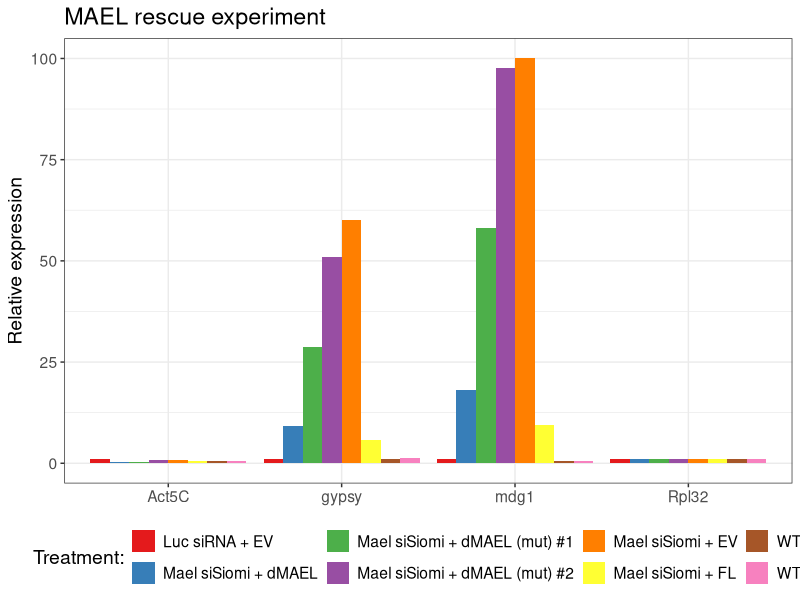
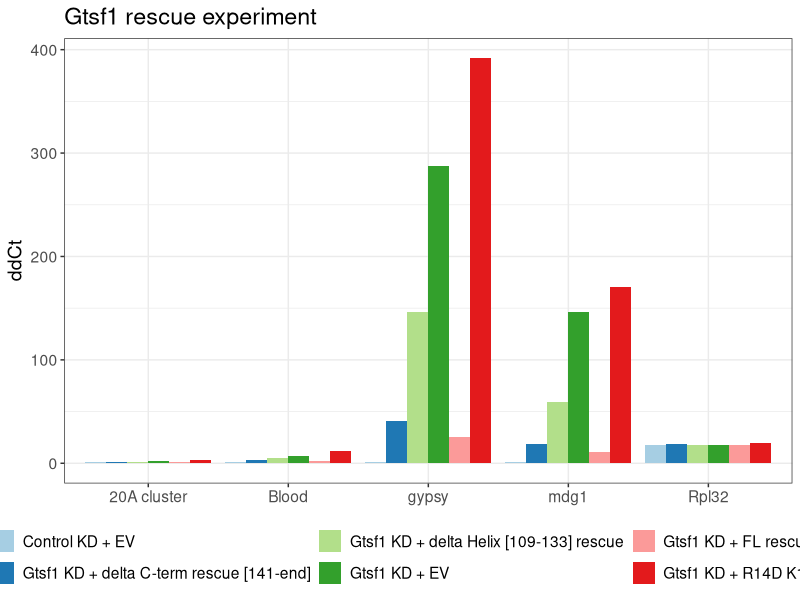
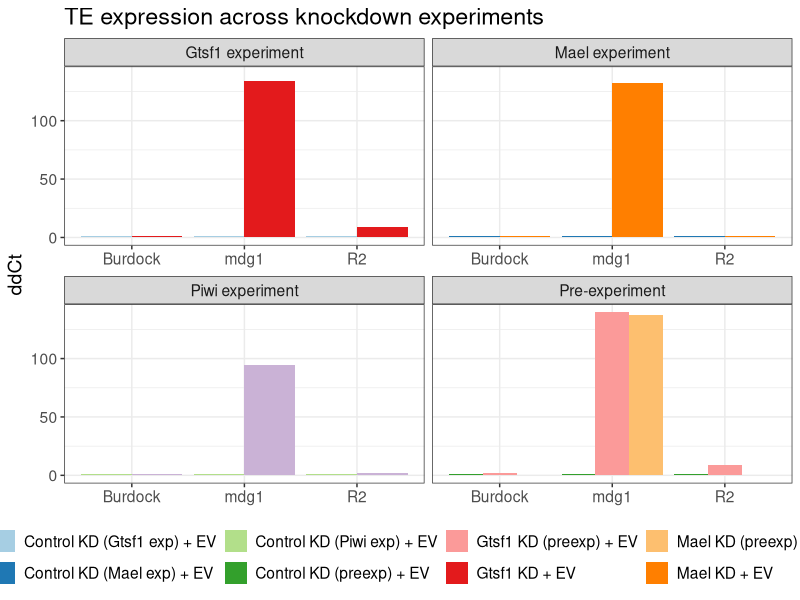

Here is the R script that generated these plots, in order:
# qPCR plotting
# Expected columns:
# TE = gene / transposable element
# treatment = experimental condition
# value = relative expression / ddCt
#
# Optional:
# experiment = experiment name, used for faceting

library(ggplot2)


# reusable plotting function
plot_qpcr <- function(data,
                      title = NULL,
                      y_label = "Relative expression",
                      palette = "Paired",
                      facet = FALSE) {
  
  p <- ggplot(
    data,
    aes(
      x = TE,
      y = value,
      fill = treatment
    )
  ) +
    geom_col(
      position = "dodge"
    ) +
    theme_bw() +
    scale_fill_brewer(
      palette = palette
    ) +
    labs(
      title = title,
      x = NULL,
      y = y_label,
      fill = "Treatment:"
    ) +
    theme(
      text = element_text(size = 14),
      legend.position = "bottom"
    )
  
  # split by experiment if this column is present
  if (facet && "experiment" %in% names(data)) {
    p <- p +
      facet_wrap(
        ~ experiment,
        scales = "free_x"
      )
  }
  
  return(p)
}


# ------------------------------------------------------------------
# MAEL rescue experiment
# ------------------------------------------------------------------

treatments_mael <- c(
  "Luc siRNA + EV",
  "WT #1",
  "WT #2",
  "Mael siSiomi + FL",
  "Mael siSiomi + dMAEL",
  "Mael siSiomi + dMAEL (mut) #1",
  "Mael siSiomi + dMAEL (mut) #2",
  "Mael siSiomi + EV"
)


qPCR_mael <- data.frame(
  
  TE = rep(
    c(
      "mdg1",
      "gypsy",
      "Act5C",
      "Rpl32"
    ),
    each = length(treatments_mael)
  ),
  
  treatment = rep(
    treatments_mael,
    times = 4
  ),
  
  value = c(
    
    # mdg1
    1, 0.547, 0.636, 9.39, 18.2, 58, 97.7, 100,
    
    # gypsy
    1, 0.945, 1.3, 5.67, 9.09, 28.6, 51, 60,
    
    # Act5C
    1, 0.64, 0.6, 0.55, 0.33, 0.32, 0.83, 0.78,
    
    # Rpl32
    1, 1, 1, 1, 1, 1, 1, 1
  )
)


plot_qpcr(
  qPCR_mael,
  title = "MAEL rescue experiment",
  y_label = "Relative expression",
  palette = "Set1"
)


# ------------------------------------------------------------------
# Gtsf1 rescue experiment
# ------------------------------------------------------------------

treatments_gtsf1 <- c(
  "Control KD + EV",
  "Gtsf1 KD + FL rescue",
  "Gtsf1 KD + EV",
  "Gtsf1 KD + delta Helix [109-133] rescue",
  "Gtsf1 KD + delta C-term rescue [141-end]",
  "Gtsf1 KD + R14D K15D K16D R25D rescue"
)


qPCR_gtsf1 <- data.frame(
  
  TE = rep(
    c(
      "mdg1",
      "gypsy",
      "Act5C",
      "Rpl32",
      "20A cluster",
      "Blood"
    ),
    each = length(treatments_gtsf1)
  ),
  
  treatment = rep(
    treatments_gtsf1,
    times = 6
  ),
  
  value = c(
    
    # mdg1
    1, 10.9, 146.3, 59.7, 18.5, 170.9,
    
    # gypsy
    1, 25.1, 287.7, 146.1, 40.4, 391.5,
    
    # Act5C
    1, 1.15, 0.8, 0.8, 0.14, 0.21,
    
    # Rpl32
    17.79, 18.1, 18.1, 18.02, 18.5, 19.24,
    
    # 20A cluster
    1, 1.5, 1.9, 1.55, 1.4, 2.88,
    
    # Blood
    1, 2.36, 6.9, 4.9, 3.1, 12.2
  )
)


# remove Act5C from the plot
qPCR_gtsf1_plot <- subset(
  qPCR_gtsf1,
  TE != "Act5C"
)


plot_qpcr(
  qPCR_gtsf1_plot,
  title = "Gtsf1 rescue experiment",
  y_label = "ddCt"
)


# ------------------------------------------------------------------
# Piwi, Mael and Gtsf1 comparison
# ------------------------------------------------------------------

treatments_comparison <- c(
  "Control KD (Piwi exp) + EV",
  "Piwi KD + EV",
  "Control KD (Mael exp) + EV",
  "Mael KD + EV",
  "Control KD (Gtsf1 exp) + EV",
  "Gtsf1 KD + EV",
  "Mael KD (preexp) + EV",
  "Control KD (preexp) + EV",
  "Gtsf1 KD (preexp) + EV"
)


experiments <- c(
  "Piwi experiment",
  "Piwi experiment",
  "Mael experiment",
  "Mael experiment",
  "Gtsf1 experiment",
  "Gtsf1 experiment",
  "Pre-experiment",
  "Pre-experiment",
  "Pre-experiment"
)


qPCR_comparison <- data.frame(
  
  TE = rep(
    c(
      "mdg1",
      "R2",
      "Burdock"
    ),
    each = length(treatments_comparison)
  ),
  
  experiment = rep(
    experiments,
    times = 3
  ),
  
  treatment = rep(
    treatments_comparison,
    times = 3
  ),
  
  value = c(
    
    # mdg1
    1,
    94.7176959,
    1,
    132.0109816,
    1,
    134.0046367,
    137.5103141,
    1,
    139.5245673,
    
    # R2
    1,
    1.583335263,
    1,
    1.010770123,
    1,
    8.762743799,
    0.713365013,
    1,
    8.482641655,
    
    # Burdock
    1,
    1.050633428,
    1,
    1.33542,
    1,
    1.64691939,
    0.562797318,
    1,
    1.789737192
  )
)


plot_qpcr(
  qPCR_comparison,
  title = "TE expression across knockdown experiments",
  y_label = "ddCt",
  facet = TRUE
)
